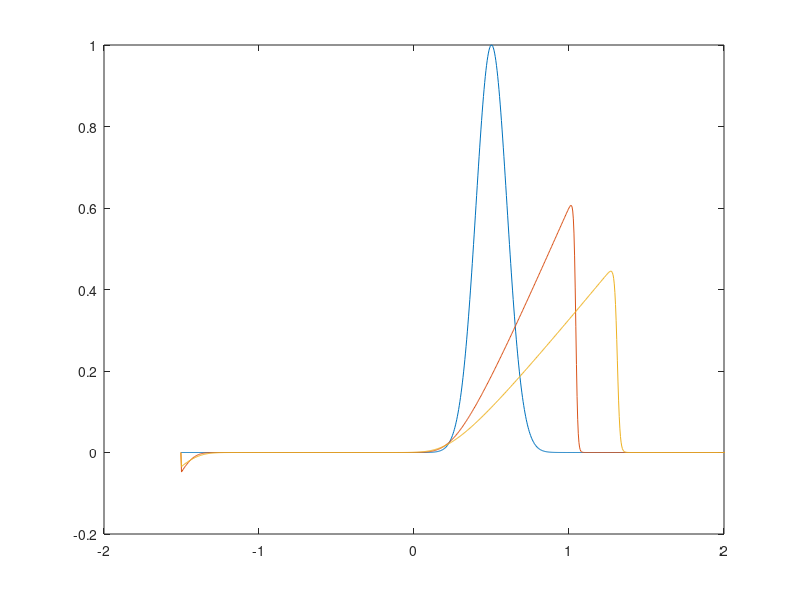

The MATLAB source for this figure:
%%%%%%%%%%%%%
%%%
%%%   solution to Burger's equation from Hopf-Cole transformation
%%%
%%%   dF/dt + d(F^2/2)/dx = K*d2F/dx2
%%%
%%%%%%%%%%%%%
clear all;


%%%   set grid and initial profile
%
K = 0.002;
nx = 1000;
Xmin = -2.0;
Xmax = 2.0;
dx = (Xmax-Xmin)/nx;
x = Xmin-dx:dx:Xmax+dx;
a = 1;
b = 0.0;
c = 0.1;
xshift = (x-b)/c;
F0 = a*exp(-xshift.^2/2);


%%%   set time domain
%
time = 0:0.02:2.0;


%%%   initialize solution matrix and BC's
%
F = zeros(length(x),length(time));
F(:,1) = F0;
F(1,:) = F0(1);
F(end,:) = F0(end);


%%%   create integral vector of initial profile
%
arg2 = zeros(size(x));
[~,i0] = min(abs(x-0));
arg2(i0:end) = cumtrapz(x(i0:end),F0(i0:end));
for i=1:i0-1
    arg2(i) = -arg2(end+1-i);
end


%%%   loop over time
%
exparg = zeros(size(x));
lnFunc = zeros(size(F));
for n=2:length(time)
    for i=1:length(x)
        exparg = -(x(i)-x).^2/(4*K*time(n))-1/(2*K)*arg2;
        arg3=trapz(x,exp(exparg));
        lnFunc(i,n) = log(arg3/sqrt(4*pi*K*time(n)));
    end  
end


for n=2:length(time)
    for i=2:length(x)-1
        F(i,n) = -2*K*(lnFunc(i+1,n)-lnFunc(i-1,n))/2/dx;
    end  
end


%%%   plot solution
%
f1=figure(1);
plot(x+0.5,F(:,1));
hold on; plot(x+0.5,F(:,round(end/2)));
hold on; plot(x+0.5,F(:,end));
xlim([Xmin Xmax]);



